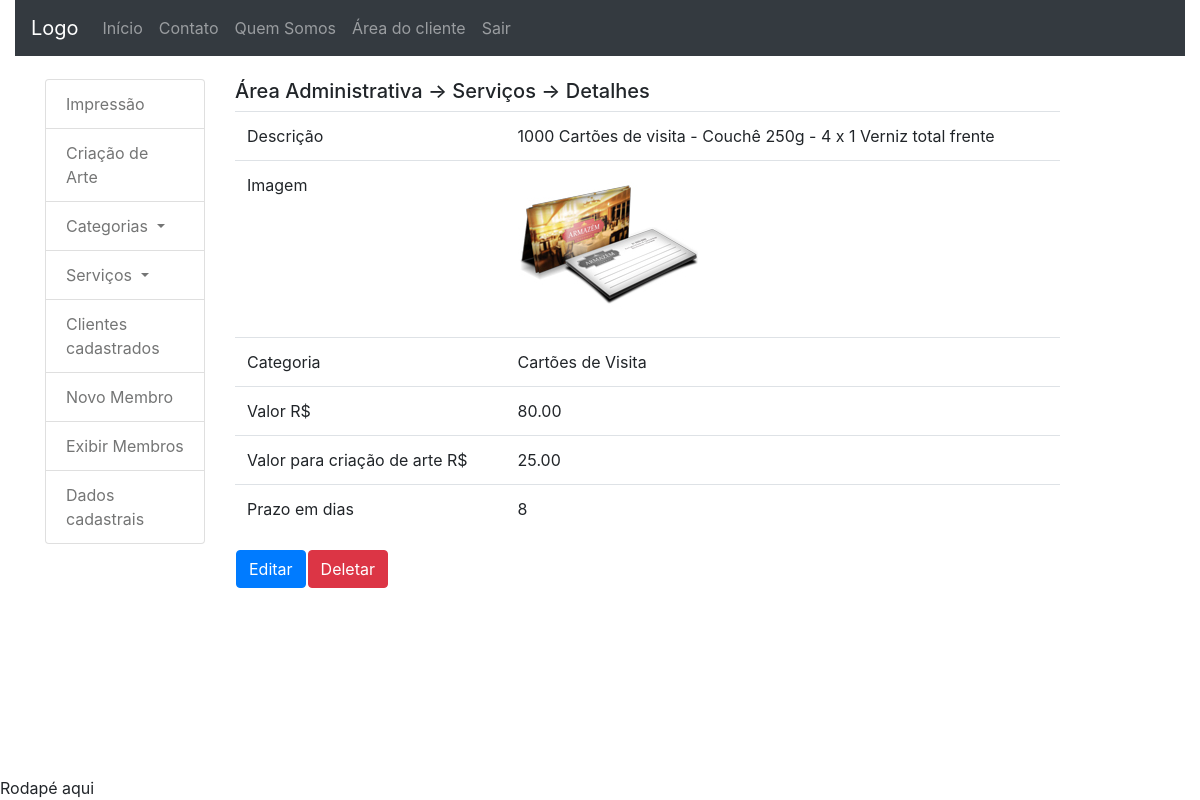
The page /area_administrativa/detalhes/1 (signed in) on the database its author committed.
### core/models.py (models this page shows, shortened)
class Service(models.Model):
	TYPE_CHOICES = (
			('IP', 'impressão'),
			('AT', 'criação de arte'),
		)
	description = models.TextField('Descrição', max_length=300)
	image = models.ImageField(upload_to='impress-art',
		verbose_name='Imagem', null=True, blank=True)
	value = models.DecimalField(verbose_name='Valor', null=True,
		blank=True, max_digits=8, decimal_places=2)
	category = models.ForeignKey(Category, on_delete=models.CASCADE,
		null=True, blank=True)
	class Meta:
		verbose_name = 'Serviço'
		verbose_name_plural = 'Serviços'
		ordering = ['description']

class Category(models.Model):
	name = models.CharField('Nome', max_length=100)
	slug = models.CharField('slug', max_length=100, null=True, blank=True)
	created = models.DateTimeField('Criado em', auto_now_add=True)
	modified = models.DateTimeField('Modificado em', auto_now=True)
	class Meta:
		verbose_name = 'Categoria'
		verbose_name_plural = 'Categorias'
		ordering = ['name']
	def __str__(self):
		return self.name

class ServiceImpress(Service):
	value_creation_art = models.DecimalField(verbose_name='Valor',
		max_digits=8, decimal_places=2)
	deadline = models.PositiveSmallIntegerField('Prazo em dias para criação de arte',
		null=True, blank=True)

### dashboard_admin/views.py (the view)
# urls.py: path('detalhes/<int:service_id>', views.detail_service,
@login_required
def detail_service(request, service_id):
	try:
		service = ServiceImpress.objects.get(id=service_id)
	except:
		service = Service.objects.get(id=service_id)
		print('\n', service.__class__.__name__,'\n')
	return render(request, 'dashboard_admin/detail_service.html',
		{'service': service})

### dashboard_admin/templatetags/da_tags.py (called while the page is built)
@register.inclusion_tag('dashboard_admin/value_creation_art.html')
def value_creation_art(service):
	if service.__class__.__name__ == 'ServiceImpress':
		context = {'value_creation_art': service.value_creation_art}
		return context

### dashboard_admin/templates/dashboard_admin/detail_service.html (shortened to what this page needs)
{% extends 'dashboard_admin/index.html' %}
{% block extra %}
{% load da_tags %}
{% endblock %}
{% block central_column %}
<div class="col-sm-9">
	{% block dashboard_title %}
	<h5>Área Administrativa -> Serviços -> Detalhes</h5>
	{% endblock %}
	<table class="table">
		<tr>
			<td>Descrição</td>
			<td>{{ service.description }}</td>
		</tr>
		<tr>
			<td>Imagem</td>
			<td><img src="{{ service.image.url }}"></td>
		</tr>
		<tr>
			<td>Categoria</td>
			<td>{{ service.category }}</td>
		</tr>
		<tr>
			<td>Valor R$</td>
			<td>{{ service.value }}</td>
		</tr>
		{% value_creation_art service %}
		<tr>
			<td>Prazo em dias</td>
			<td>{{ service.deadline }}</td>
		</tr>
	</table>
	<table>
		<tr>
			<td>
				<a href="{% url 'dashboard_admin:edit_service' service.id %}">
					<input type="button" class="btn btn-primary"
					value="Editar">
				</a>
			</td>
			<td>
				<a href="{% url 'dashboard_admin:delete_service' service.id %}">
					<input type="button" class="btn btn-danger"
					value="Deletar">
				</a>
			</td>
		</tr>
	</table>
</div>
{% endblock %}

### dashboard_admin/templates/dashboard_admin/value_creation_art.html
{% if value_creation_art %}
<tr>
	<td>Valor para criação de arte R$</td>
	<td>{{ value_creation_art }}</td>
</tr>
{% endif %}

### core/static/core/css/estilo.css (style rules this page uses)
body { padding-top: 0px; background-image: url("../imagens/fundobody.jpg"); }
a { color: #747575; }

### rows shown on the page
Service: description "1000 Cartões de visita - Couchê 250g - 4 x 1 Verniz total frente", image (picture), category "Cartões de Visita", value "80.00"
ServiceImpress: value_creation_art "25.00", deadline "8"
